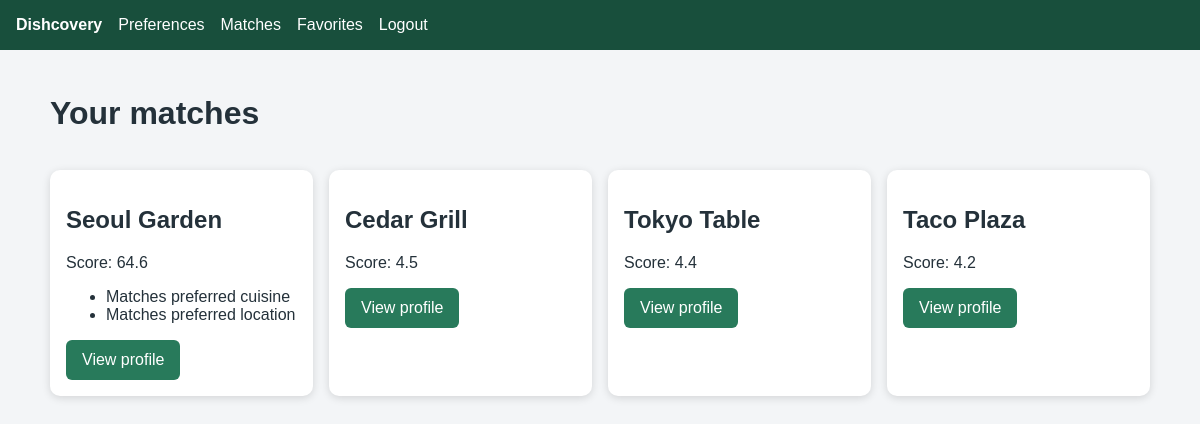
The page /preferences/matches (signed in) on the database its author committed.
### app/models/restaurant.py (models this page shows)
class Restaurant(db.Model):
    id=db.Column(db.Integer,primary_key=True); name=db.Column(db.String(150),nullable=False,index=True); cuisine=db.Column(db.String(80),nullable=False,index=True); location=db.Column(db.String(120),nullable=False,index=True); address=db.Column(db.String(200),nullable=False); price_level=db.Column(db.Integer,nullable=False); rating=db.Column(db.Float,nullable=False,default=0); hours=db.Column(db.String(150),nullable=False); menu=db.Column(db.Text); description=db.Column(db.Text); dietary_options=db.Column(db.String(200))
    favorites=db.relationship("Favorite",back_populates="restaurant",cascade="all, delete-orphan")

### app/controllers/preference_controller.py (the view)
@bp.route("/matches")
@login_required
def matches():
    p=Preference.query.filter_by(user_id=current_user.id).first()
    if not p:return redirect(url_for("preferences.manage"))
    return render_template("preferences/matches.html",results=MatchingService.find_matches(p))

### app/models/user.py (called while the page is built)
@login_manager.user_loader
def load_user(uid): return db.session.get(User,int(uid))

    def is_admin(self): return self.role=="admin"

### app/repositories/restaurant_repository.py (called while the page is built)
    @staticmethod
    def all(): return Restaurant.query.order_by(Restaurant.rating.desc()).all()

### app/services/matching_service.py (called while the page is built)
    @staticmethod
    def find_matches(p):
        out=[MatchingService.score(r,p) for r in RestaurantRepository.all()]; out.sort(key=lambda x:(x.score,x.restaurant.rating),reverse=True); return out

    @staticmethod
    def score(r,p):
        s=0; why=[]
        if p.cuisine and p.cuisine.lower() in r.cuisine.lower(): s+=40; why.append("Matches preferred cuisine")
        if p.location and p.location.lower() in r.location.lower(): s+=20; why.append("Matches preferred location")
        if p.max_price_level is not None and r.price_level<=p.max_price_level: s+=15; why.append("Within price range")
        if p.minimum_rating is not None and r.rating>=p.minimum_rating: s+=15; why.append("Meets minimum rating")
        if p.dietary_options and any(x.strip().lower() in (r.dietary_options or '').lower() for x in p.dietary_options.split(',')): s+=10; why.append("Supports dietary preferences")
        s+=min(5,r.rating); return MatchResult(r,round(s,1),why)

### app/templates/preferences/matches.html
{% extends 'base.html' %}{% block content %}<h1>Your matches</h1><section class="grid">{% for x in results %}<article class="card"><h2>{{x.restaurant.name}}</h2><p>Score: {{x.score}}</p><ul>{% for reason in x.reasons %}<li>{{reason}}</li>{% endfor %}</ul><a class="btn" href="{{url_for('restaurants.profile',i=x.restaurant.id)}}">View profile</a></article>{% endfor %}</section>{% endblock %}

### app/static/css/style.css (style rules this page uses)
body { margin:0;font-family:Arial;background:#f3f5f7;color:#24313a }
.card { background:white;padding:1rem;border-radius:10px;box-shadow:0 2px 8px #0002;margin:1rem 0 }
.grid { display:grid;grid-template-columns:repeat(auto-fit,minmax(220px,1fr));gap:1rem }
button,.btn { background:#287a5b;color:white;border:0;text-decoration:none;padding:.7rem 1rem;border-radius:6px;display:inline-block }

### rows shown on the page
Restaurant: restaurant.name "Seoul Garden"
Restaurant: restaurant.name "Cedar Grill"
Restaurant: restaurant.name "Tokyo Table"
Restaurant: restaurant.name "Taco Plaza"

### other values the page prints
{{ x.score }} "64.6" "4.5" "4.4" "4.2"
{{ reason }} "Matches preferred cuisine" "Matches preferred location"
